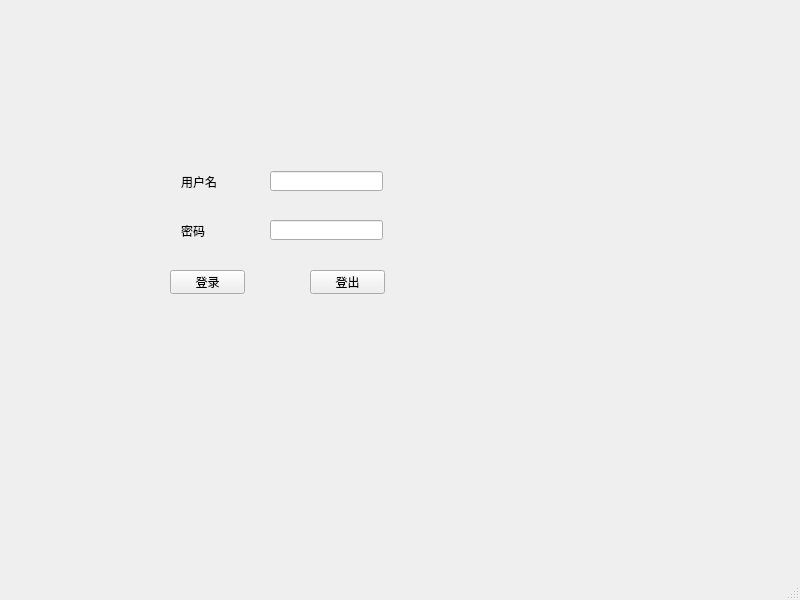
<?xml version="1.0" encoding="UTF-8"?>
<ui version="4.0">
 <class>MainWindow</class>
 <widget class="QMainWindow" name="MainWindow">
  <property name="geometry">
   <rect>
    <x>0</x>
    <y>0</y>
    <width>800</width>
    <height>600</height>
   </rect>
  </property>
  <property name="windowTitle">
   <string>MainWindow</string>
  </property>
  <widget class="QWidget" name="centralwidget">
   <widget class="QLabel" name="label">
    <property name="geometry">
     <rect>
      <x>181</x>
      <y>171</y>
      <width>51</width>
      <height>21</height>
     </rect>
    </property>
    <property name="text">
     <string>用户名</string>
    </property>
   </widget>
   <widget class="QLabel" name="label_2">
    <property name="geometry">
     <rect>
      <x>181</x>
      <y>220</y>
      <width>31</width>
      <height>21</height>
     </rect>
    </property>
    <property name="text">
     <string>密码</string>
    </property>
   </widget>
   <widget class="QPushButton" name="pushButton">
    <property name="geometry">
     <rect>
      <x>170</x>
      <y>270</y>
      <width>75</width>
      <height>24</height>
     </rect>
    </property>
    <property name="text">
     <string>登录</string>
    </property>
   </widget>
   <widget class="QPushButton" name="pushButton_2">
    <property name="geometry">
     <rect>
      <x>310</x>
      <y>270</y>
      <width>75</width>
      <height>24</height>
     </rect>
    </property>
    <property name="text">
     <string>登出</string>
    </property>
   </widget>
   <widget class="QLineEdit" name="lineEdit">
    <property name="geometry">
     <rect>
      <x>270</x>
      <y>171</y>
      <width>113</width>
      <height>20</height>
     </rect>
    </property>
   </widget>
   <widget class="QLineEdit" name="lineEdit_2">
    <property name="geometry">
     <rect>
      <x>270</x>
      <y>220</y>
      <width>113</width>
      <height>20</height>
     </rect>
    </property>
   </widget>
  </widget>
  <widget class="QMenuBar" name="menubar">
   <property name="geometry">
    <rect>
     <x>0</x>
     <y>0</y>
     <width>800</width>
     <height>33</height>
    </rect>
   </property>
  </widget>
  <widget class="QStatusBar" name="statusbar"/>
 </widget>
 <resources/>
 <connections/>
</ui>
